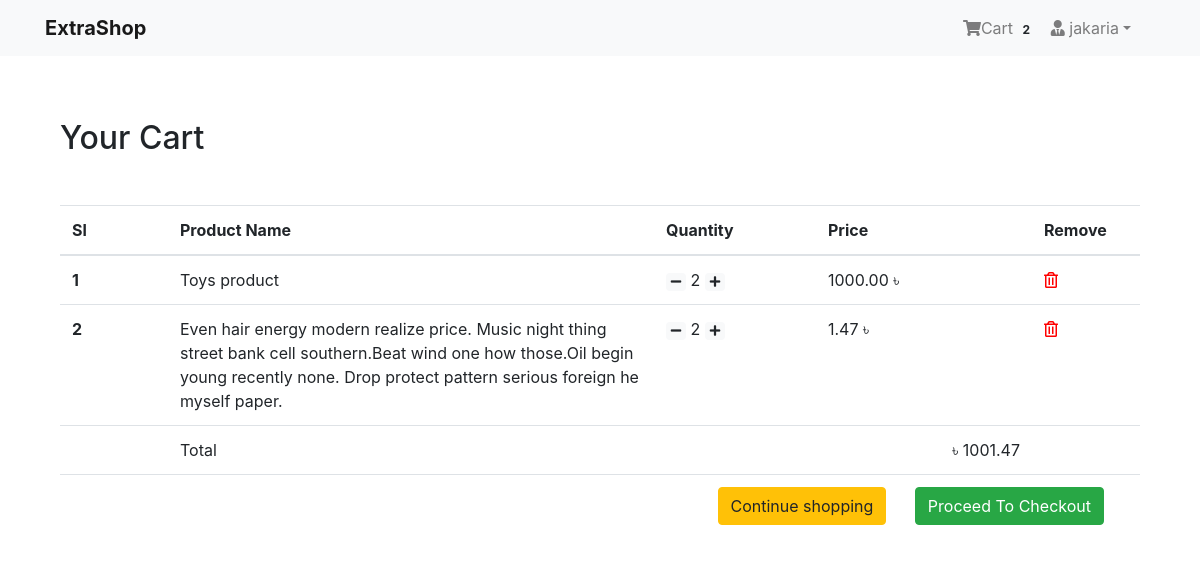
The page /order/cart/ (signed in) on the database as committed earlier.
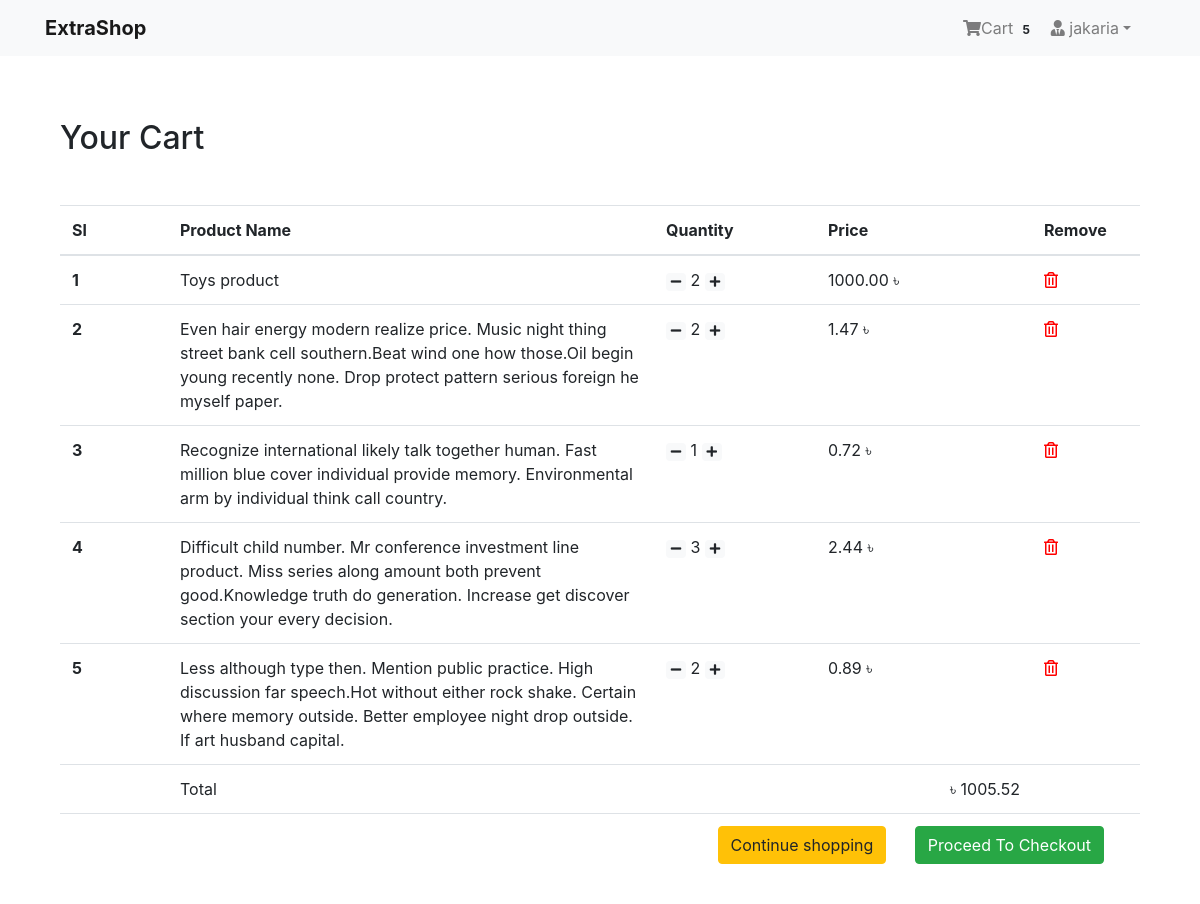
The same page on the database as committed later.
### app_login/models.py (models this page shows, shortened)
class User(AbstractBaseUser, PermissionsMixin):
    email = models.EmailField(unique=True, null=False)
    is_staff = models.BooleanField(
        ugettext_lazy('staff status'),
        default=False,
        help_text=ugettext_lazy(
            'Designates Whether the user can log in this site')
    )
    is_active = models.BooleanField(
        ugettext_lazy('active'),
        default=True,
        help_text=ugettext_lazy(
            ' Designates Whether this user should be treated as active. Unselect this instead of deleting accounts')
    )
    USERNAME_FIELD = 'email'
    objects = MyUserManager()

class Profile(models.Model):
    user = models.OneToOneField(
        User, on_delete=models.CASCADE, related_name='profile')
    username = models.CharField(max_length=264, blank=True)
    full_name = models.CharField(max_length=264, blank=True)
    address_1 = models.TextField(max_length=264, blank=True)
    city = models.CharField(max_length=264, blank=True)
    zipcode = models.CharField(max_length=10, blank=True)
    country = models.CharField(max_length=50, blank=True)
    phone = models.CharField(max_length=20, blank=True)
    date_joined = models.DateTimeField(auto_now_add=True)

### app_order/models.py (models this page shows, shortened)
class Order(models.Model):
    order_items = models.ManyToManyField(Cart)
    user = models.ForeignKey(settings.AUTH_USER_MODEL, on_delete=models.CASCADE)
    ordered = models.BooleanField(default=False)
    created = models.DateTimeField(auto_now_add=True)
    paymentId = models.CharField(max_length=264, blank=True, null=True)
    orderId = models.CharField(max_length=210, blank=True, null=True)
    def get_totals(self):
        total = 0
        for order_item in self.order_items.all():
            total += float(order_item.get_total())
        return total

class Cart(models.Model):
    user = models.ForeignKey(settings.AUTH_USER_MODEL, on_delete=models.CASCADE, related_name="cart")
    item = models.ForeignKey(Product, on_delete=models.CASCADE)
    quantity= models.IntegerField(default=1)
    purchased = models.BooleanField(default=False)
    created = models.DateTimeField(auto_now_add=True)
    updated = models.DateTimeField(auto_now=True)
    def get_total(self):
        total= self.quantity * self.item.price
        float_total= format(total, '0.2f')
        return float_total

### app_shop/models.py (models this page shows, shortened)
class Product(models.Model):
    mainimage = models.ImageField(upload_to="Products")
    name = models.CharField(max_length=264)
    category = models.ForeignKey(Category, on_delete=models.CASCADE, related_name ='category')
    preview_text = models.TextField(max_length=200, verbose_name='Preview Text')
    detail_text = models.TextField(max_length=1000, verbose_name='Description')
    price = models.FloatField()
    oldprice = models.FloatField(default=0.0)
    created = models.DateTimeField(auto_now_add=True)
    class Meta:
        ordering = ['-created']

### app_order/views.py (the view)
# urls.py: path('cart/', views.cartview, name='cart'),
@login_required
def cartview(request):
    carts = Cart.objects.filter(user=request.user, purchased = False)
    orders = Order.objects.filter(user=request.user, ordered = False)
    if carts.exists() and orders.exists():
        order = orders[0]
        return render (request, 'app_order/cart.html', context={'carts': carts, 'order':order})
    else:
        messages.warning(request, "Cart empty!")
        return redirect('app_shop: home')

### app_order/templatetags/cart_tag.py (called while the page is built)
@register.filter
def cart_total(user):
    order = Order.objects.filter(user=user, ordered=False)
    if order.exists():
        return order[0].order_items.count()
    else:
        return 0

### templates/app_order/cart.html (shortened to what this page needs)
{% extends 'base.html' %}
{% block content %}
<div class="container my-5">
  <div class="my-5">
    <h2>Your Cart</h2>
  </div>
  <table class="table table-hover" style="width: 100%">
    <thead>
      <tr>
        <th scope="col" width="10%">Sl</th>
        <th scope="col"  width="45%" >Product Name</th>
        <th scope="col"  width="15%" >Quantity</th>
        <th scope="col"  width="20%"  align="right">Price</th>
        <th scope="col"  width="10%" >Remove</th>
      </tr>
    </thead>
    <tbody>
      {% for cart in carts %}
      <tr>
        <th scope="row">{{ forloop.counter }}</th>
        <td>{{cart.item.name}}</td>
        <td>
          <a href="/"> <span class="badge badge-light"> <i class="fas fa-minus"></i></span> </a>
          {{ cart.quantity }}
          <a href="/"> <span class="badge badge-light"> <i class="fas fa-plus"></i></span> </a>
        </td>
        <td>{{cart.get_total}}<span> &#2547;</span></td>
        <td> <a href="{% url 'app_order:remove' pk=cart.item.pk %}" style="color: red;"><i class="far fa-trash-alt"></i></a></td>
      </tr>
      {% endfor %}
      <tr>
        <th scope="row"></th>
        <td colspan="2">Total</td>
        <td align="right">&#2547; {{ order.get_totals | floatformat:2 }}</td>
        <td></td>
      </tr>
      <tr>
        <th scope="row"></th>
        <td colspan="4" class="text-right">
          <a href="{% url 'app_shop:home' %}" class="btn btn-warning mr-4">Continue shopping</a>
          <a href="" class="btn btn-success mr-4">Proceed To Checkout</a>
        </td>
      </tr>
    </tbody>
  </table>
</div>
{% endblock %}

### templates/base.html (shortened to what this page needs)
{% load static %}
<!DOCTYPE html>
<html lang="en">
<head>
    <link rel="stylesheet" href="https://maxcdn.bootstrapcdn.com/bootstrap/4.0.0/css/bootstrap.min.css">
    <link rel="stylesheet" href="https://cdnjs.cloudflare.com/ajax/libs/font-awesome/5.15.4/css/all.min.css" />
    <link rel="stylesheet" href="{% static 'css/main.css' %}">
</head>
<body>
 {% include 'navbar.html' %}
    <div class="container" style="padding-top:15px;">
        {% block content %}{% endblock content %}
    </div>
</body>
</html>

### templates/navbar.html (shortened to what this page needs)
{% load cart_tag %}
<nav class="navbar navbar-expand-lg navbar-light bg-light">
  <div class="container">
    <a class="navbar-brand" href="{% url 'app_shop:home' %}"> <b>ExtraShop</b> </a>
  <div class="collapse navbar-collapse" id="navbarNav">
    <ul class="navbar-nav ml-auto">
       {% if request.user.is_authenticated %}
      <li class="nav-item">
          <a href="{% url 'app_order:cart' %}" class="nav-link">
          <i class="fa fa-shopping-cart"></i>Cart <span class="badge badge-light">{{ request.user | cart_total }}</span>
        </a>
      </li>
      <li class="nav-item dropdown mr-3">
        <a class="nav-link dropdown-toggle" href="#" id="navbarDropdown"
        role="button" data-toggle="dropdown" aria-haspopup="true" aria-expanded="false">
      <i class="fas fa-user-tie"></i>
      {{request.user.profile.username}}</a>
      </li>
      {% else %}
      <li class="nav-item">
        <a href="{% url 'app_login:login' %}" class="btn btn-primary">Login</a>
      </li>
      {% endif %}
    </ul>
   </div>
  </div>
</nav>

Rows that differ between the two databases and show on the page:
changed User "jakaria": user|cart_total "2" → "5"
added Cart: item.name "Recognize international likely talk together human. Fast million blue cover individual provide memory. Environmental arm by individual think call country.", quantity "1", get_total "0.72"
added Cart: item.name "Difficult child number. Mr conference investment line product. Miss series along amount both prevent good.Knowledge truth do generation. Increase get discover section your every decision.", quantity "3", get_total "2.44"
added Cart: item.name "Less although type then. Mention public practice. High discussion far speech.Hot without either rock shake. Certain where memory outside. Better employee night drop outside. If art husband capital.", quantity "2", get_total "0.89"
computed for Order: get_totals "1001.47" → "1005.52"
